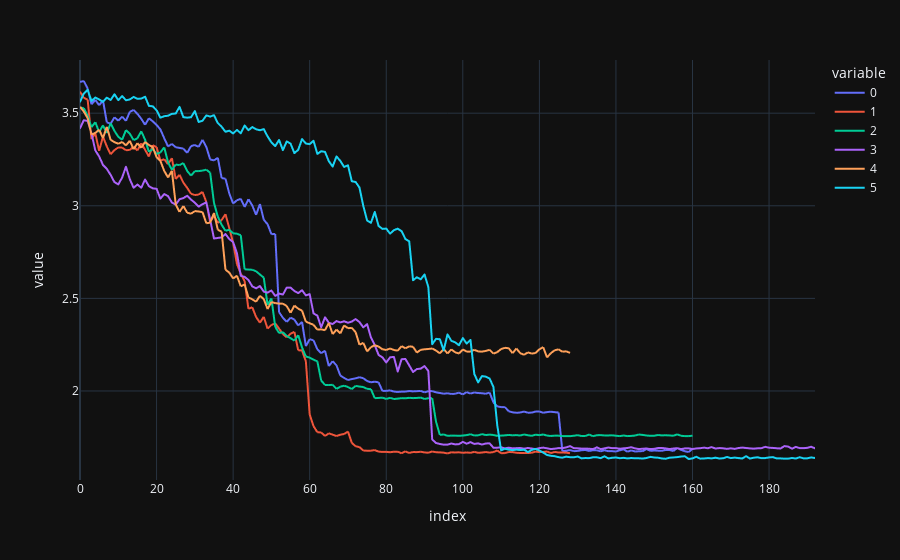

Write notebook code for a chart like this one.
### Code cell
px.line(roto88twice_df, template = 'plotly_dark')

### Figure 1 — Plotly figure (JSON) as saved in the notebook; plotly's stock layout.template omitted (floating-point values rounded to 4 significant figures; data arrays with more than 128 entries replaced by an {"elided": "..."} marker saying what was removed)
{"data": [{"hovertemplate": "variable=0<br>index=%{x}<br>value=%{y}<extra></extra>", "legendgroup": "0", "line": {"color": "#636efa", "dash": "solid"}, "marker": {"symbol": "circle"}, "mode": "lines", "name": "0", "showlegend": true, "type": "scattergl", "x": {"elided": "193 int values"}, "xaxis": "x", "y": {"elided": "193 float values"}, "yaxis": "y"}, {"hovertemplate": "variable=1<br>index=%{x}<br>value=%{y}<extra></extra>", "legendgroup": "1", "line": {"color": "#EF553B", "dash": "solid"}, "marker": {"symbol": "circle"}, "mode": "lines", "name": "1", "showlegend": true, "type": "scattergl", "x": {"elided": "193 int values"}, "xaxis": "x", "y": {"elided": "193 float values"}, "yaxis": "y"}, {"hovertemplate": "variable=2<br>index=%{x}<br>value=%{y}<extra></extra>", "legendgroup": "2", "line": {"color": "#00cc96", "dash": "solid"}, "marker": {"symbol": "circle"}, "mode": "lines", "name": "2", "showlegend": true, "type": "scattergl", "x": {"elided": "193 int values"}, "xaxis": "x", "y": {"elided": "193 float values"}, "yaxis": "y"}, {"hovertemplate": "variable=3<br>index=%{x}<br>value=%{y}<extra></extra>", "legendgroup": "3", "line": {"color": "#ab63fa", "dash": "solid"}, "marker": {"symbol": "circle"}, "mode": "lines", "name": "3", "showlegend": true, "type": "scattergl", "x": {"elided": "193 int values"}, "xaxis": "x", "y": {"elided": "193 float values"}, "yaxis": "y"}, {"hovertemplate": "variable=4<br>index=%{x}<br>value=%{y}<extra></extra>", "legendgroup": "4", "line": {"color": "#FFA15A", "dash": "solid"}, "marker": {"symbol": "circle"}, "mode": "lines", "name": "4", "showlegend": true, "type": "scattergl", "x": {"elided": "193 int values"}, "xaxis": "x", "y": {"elided": "193 float values"}, "yaxis": "y"}, {"hovertemplate": "variable=5<br>index=%{x}<br>value=%{y}<extra></extra>", "legendgroup": "5", "line": {"color": "#19d3f3", "dash": "solid"}, "marker": {"symbol": "circle"}, "mode": "lines", "name": "5", "showlegend": true, "type": "scattergl", "x": {"elided": "193 int values"}, "xaxis": "x", "y": {"elided": "193 float values"}, "yaxis": "y"}], "layout": {"legend": {"title": {"text": "variable"}, "tracegroupgap": 0}, "margin": {"t": 60}, "xaxis": {"anchor": "y", "domain": [0, 1], "title": {"text": "index"}}, "yaxis": {"anchor": "x", "domain": [0, 1], "title": {"text": "value"}}}}
